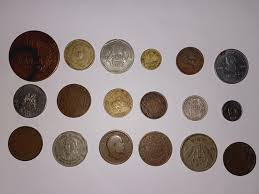
#> input picture Images/coins.jpeg, 259 x 194 px
$ python Part1.py
#> lines starting #> are read from the running program, lines starting #| are printed output that depends on the picture; after the words box and inside, x2 and y2 are one past the last pixel; in counts of white or black regions, pixels touching at a corner belong together
#> further down, image is the input picture: shape (194, 259, 3); mean B, G, R 136.2, 136.9, 148.4
import numpy as np
import cv2
import matplotlib.pyplot as plt

# Edge detection
def edge_detection(image, gray_image):

    # Apply Gaussian filter using a 5x5 kernel with a standard deviation of 1.5
    blurred_image = cv2.GaussianBlur(gray_image, (5, 5), 1.5)

    # Find edges using Canny algorithm
    edges = cv2.Canny(blurred_image, threshold1=100, threshold2=200)
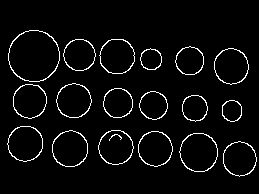
#> edges: shape (194, 259); 4.3% white in thin lines or dots, all inside (x1, y1, x2, y2) = (7, 30, 257, 177)

    # Convert edges from grayscale to BGR
    edges_colored = cv2.cvtColor(edges, cv2.COLOR_GRAY2BGR)

    # Outline the edges in the original image
    combined_image = cv2.add(image, edges_colored)
    combined_image_rgb = cv2.cvtColor(combined_image, cv2.COLOR_BGR2RGB)

    # Display result of Canny edge detection
    plt.figure(figsize=(10, 6))
    plt.subplot(1, 2, 1)
    plt.title("Edge Detection")
    plt.imshow(combined_image_rgb)
    plt.axis("off")

    return edges

# Region segmentation
def region_segmentation(image, gray_image):

    # Obtain the binary image from grayscale image
    ret, binary_image = cv2.threshold(gray_image, 130, 200, cv2.THRESH_BINARY)
#> binary_image: shape (194, 259); values 0 (black) and 200 (white), 70.7% white; 36 black regions (18 under 20 px), largest, box (x1, y1, x2, y2) and area: (8, 30, 60, 82) 2100, (180, 133, 218, 172) 1151, (8, 126, 43, 161) 978

    # Noise removal using a 5x5 kernel
    kernel = cv2.getStructuringElement(cv2.MORPH_RECT, (5, 5))
    binary_image = cv2.morphologyEx(binary_image, cv2.MORPH_OPEN, kernel, iterations=1) # Apply smoothing on the binary image
#> binary_image: shape (194, 259); values 0 (black) and 200 (white), 69.3% white; 16 black regions, largest, box (x1, y1, x2, y2) and area: (8, 30, 95, 118) 3844, (180, 133, 218, 172) 1151, (52, 131, 88, 167) 998

    # Apply dilation to the binary image
    sure_bg = cv2.dilate(binary_image, kernel, iterations=1)
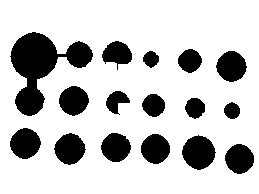
#> sure_bg: shape (194, 259); values 0 (black) and 200 (white), 78.1% white; 16 black regions, largest, box (x1, y1, x2, y2) and area: (10, 32, 93, 116) 2984, (182, 135, 216, 170) 859, (54, 133, 86, 165) 726

    # Distance transform
    dist = cv2.distanceTransform(binary_image, cv2.DIST_L2, 5)
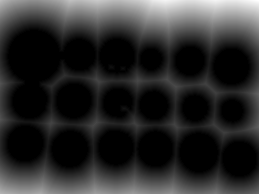
#> dist: shape (194, 259) float32; min 0, max 53.33, mean 9.2; drawn with min black and max white

    # Foreground area
    ret, sure_fg = cv2.threshold(dist, 0.01 * dist.max(), 255, cv2.THRESH_BINARY)
#> ret = 0.533
    sure_fg = sure_fg.astype(np.uint8)

    # Unknown area
    unknown = cv2.subtract(sure_bg, sure_fg)
#> unknown: shape (194, 259); values 0 (black) and 200 (white), 8.8% white in thin lines or dots, all inside (x1, y1, x2, y2) = (8, 30, 256, 176)

    # Marker labelling
    ret, markers = cv2.connectedComponents(sure_fg)
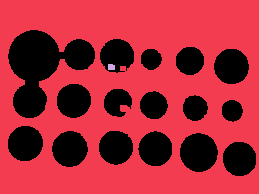
#> markers: shape (194, 259) int32; 3 distinct labels, from 0 to 2; one colour per label, 0 black
#> ret = 3

    # Add one to all labels so that background is not 0, but 1
    markers += 1
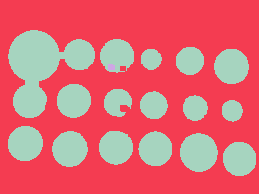
#> markers: shape (194, 259) int32; 3 distinct labels, from 1 to 3; one colour per label, 0 black

    # Mark the region of unknown with zero
    markers[unknown == 255] = 0

    # Apply the watershed algorithm
    markers = cv2.watershed(image, markers)
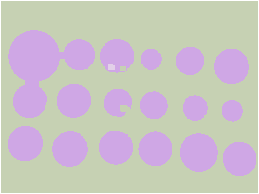
#> markers: shape (194, 259) int32; 4 distinct labels, from -1 to 3; one colour per label, 0 black, -1 white

    # Display result of region segmentation
    plt.subplot(1, 2, 2)
    plt.title("Region Segmentation")
    plt.imshow(markers)
    plt.axis("off")


# Count the number of coins in the image and isolate individual coins
def count_coins(edges, image):

    # Find contours of the edges
    contours, _ = cv2.findContours(edges, cv2.RETR_EXTERNAL, cv2.CHAIN_APPROX_SIMPLE)
#> contours = 18 contours; largest, box (x1, y1, x2, y2) and area: (8, 30, 60, 82) 2070, (179, 133, 218, 172) 1150, (52, 130, 88, 167) 1006, (7, 126, 43, 162) 970, (99, 39, 135, 74) 961

    count = 1

    # Isolating individual coins from the image
    for cnt in contours:

        x, y, w, h = cv2.boundingRect(cnt) # Find the bounding rectangle from the contour

        coin = image[y: y + h, x: x + w] # Extract the required part of image
        cv2.imwrite(f"./Output/Part1_Coin{count}.png", coin)

        count += 1
#> this loop made 18 passes
#> (x, y, w, h) on passes 1 to 12: (223, 141, 34, 36), (179, 133, 39, 39), (138, 131, 35, 36), (98, 130, 36, 35), (52, 130, 36, 37), (7, 126, 36, 36), (222, 100, 20, 22), (182, 95, 26, 27), (139, 91, 29, 29), (103, 88, 30, 30), (13, 84, 34, 35), (56, 83, 36, 35)
#> pass 3, in count_coins, `coin = image[y: y + h, x: x + w]`:
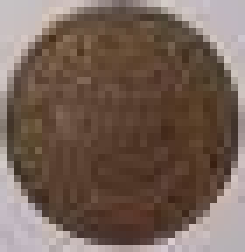
#> coin: shape (36, 35, 3) (shown 7 times larger); mean B, G, R 86.3, 97.5, 117.7
#> after the loop, count = 19

    return len(contours) # Return number of coins


image = cv2.imread("./Images/coins.jpeg")            # Input image (BGR)
gray_image = cv2.cvtColor(image, cv2.COLOR_BGR2GRAY) # Convert image to grayscale

edges = edge_detection(image, gray_image)
region_segmentation(image, gray_image)

plt.savefig("./Output/Part1.png")

print(f"Number of coins = {count_coins(edges, image)}") # Print the number of coins detected
#| Number of coins = 18

plt.show()
